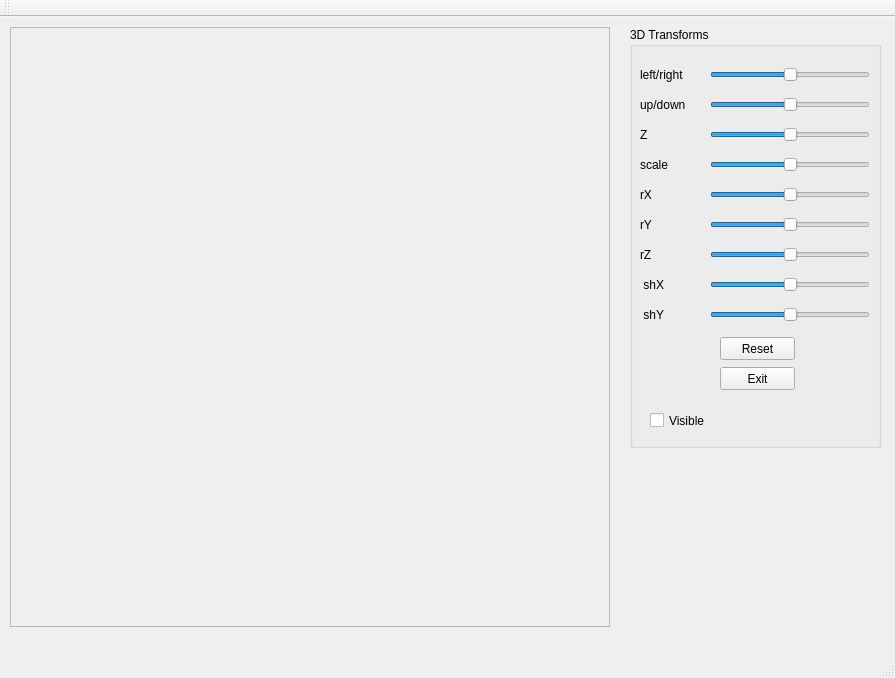
<?xml version="1.0" encoding="UTF-8"?>
<ui version="4.0">
 <class>MyWindow</class>
 <widget class="QMainWindow" name="MyWindow">
  <property name="geometry">
   <rect>
    <x>0</x>
    <y>0</y>
    <width>895</width>
    <height>678</height>
   </rect>
  </property>
  <property name="windowTitle">
   <string>MyWindow</string>
  </property>
  <widget class="QWidget" name="centralWidget">
   <widget class="QFrame" name="rysujFrame">
    <property name="geometry">
     <rect>
      <x>10</x>
      <y>10</y>
      <width>600</width>
      <height>600</height>
     </rect>
    </property>
    <property name="frameShape">
     <enum>QFrame::StyledPanel</enum>
    </property>
    <property name="frameShadow">
     <enum>QFrame::Raised</enum>
    </property>
   </widget>
   <widget class="QGroupBox" name="groupBox">
    <property name="geometry">
     <rect>
      <x>630</x>
      <y>10</y>
      <width>251</width>
      <height>421</height>
     </rect>
    </property>
    <property name="title">
     <string>3D Transforms</string>
    </property>
    <widget class="QPushButton" name="exitButton">
     <property name="geometry">
      <rect>
       <x>90</x>
       <y>340</y>
       <width>75</width>
       <height>23</height>
      </rect>
     </property>
     <property name="text">
      <string>Exit</string>
     </property>
    </widget>
    <widget class="QSlider" name="upDown">
     <property name="geometry">
      <rect>
       <x>80</x>
       <y>70</y>
       <width>160</width>
       <height>16</height>
      </rect>
     </property>
     <property name="minimum">
      <number>0</number>
     </property>
     <property name="maximum">
      <number>99</number>
     </property>
     <property name="singleStep">
      <number>1</number>
     </property>
     <property name="pageStep">
      <number>1</number>
     </property>
     <property name="value">
      <number>50</number>
     </property>
     <property name="orientation">
      <enum>Qt::Horizontal</enum>
     </property>
    </widget>
    <widget class="QSlider" name="leftRigth">
     <property name="geometry">
      <rect>
       <x>80</x>
       <y>40</y>
       <width>160</width>
       <height>16</height>
      </rect>
     </property>
     <property name="minimum">
      <number>0</number>
     </property>
     <property name="maximum">
      <number>99</number>
     </property>
     <property name="singleStep">
      <number>5</number>
     </property>
     <property name="pageStep">
      <number>100</number>
     </property>
     <property name="value">
      <number>50</number>
     </property>
     <property name="sliderPosition">
      <number>50</number>
     </property>
     <property name="tracking">
      <bool>true</bool>
     </property>
     <property name="orientation">
      <enum>Qt::Horizontal</enum>
     </property>
     <property name="invertedAppearance">
      <bool>false</bool>
     </property>
     <property name="invertedControls">
      <bool>false</bool>
     </property>
     <property name="tickPosition">
      <enum>QSlider::NoTicks</enum>
     </property>
    </widget>
    <widget class="QLabel" name="translationLabelY">
     <property name="geometry">
      <rect>
       <x>10</x>
       <y>70</y>
       <width>49</width>
       <height>16</height>
      </rect>
     </property>
     <property name="text">
      <string>up/down</string>
     </property>
    </widget>
    <widget class="QLabel" name="translationLabelX">
     <property name="geometry">
      <rect>
       <x>10</x>
       <y>40</y>
       <width>49</width>
       <height>16</height>
      </rect>
     </property>
     <property name="text">
      <string>left/right</string>
     </property>
    </widget>
    <widget class="QPushButton" name="exitButton_2">
     <property name="geometry">
      <rect>
       <x>90</x>
       <y>310</y>
       <width>75</width>
       <height>23</height>
      </rect>
     </property>
     <property name="text">
      <string>Reset</string>
     </property>
    </widget>
    <widget class="QSlider" name="scale">
     <property name="geometry">
      <rect>
       <x>80</x>
       <y>130</y>
       <width>160</width>
       <height>16</height>
      </rect>
     </property>
     <property name="minimum">
      <number>0</number>
     </property>
     <property name="maximum">
      <number>50</number>
     </property>
     <property name="singleStep">
      <number>1</number>
     </property>
     <property name="pageStep">
      <number>1</number>
     </property>
     <property name="value">
      <number>25</number>
     </property>
     <property name="orientation">
      <enum>Qt::Horizontal</enum>
     </property>
    </widget>
    <widget class="QLabel" name="scaleLabel">
     <property name="geometry">
      <rect>
       <x>10</x>
       <y>130</y>
       <width>49</width>
       <height>16</height>
      </rect>
     </property>
     <property name="text">
      <string>scale</string>
     </property>
    </widget>
    <widget class="QSlider" name="rotation">
     <property name="geometry">
      <rect>
       <x>80</x>
       <y>160</y>
       <width>160</width>
       <height>16</height>
      </rect>
     </property>
     <property name="minimum">
      <number>0</number>
     </property>
     <property name="maximum">
      <number>1256</number>
     </property>
     <property name="singleStep">
      <number>2</number>
     </property>
     <property name="pageStep">
      <number>628</number>
     </property>
     <property name="value">
      <number>628</number>
     </property>
     <property name="sliderPosition">
      <number>628</number>
     </property>
     <property name="tracking">
      <bool>true</bool>
     </property>
     <property name="orientation">
      <enum>Qt::Horizontal</enum>
     </property>
    </widget>
    <widget class="QLabel" name="rotationLabelX">
     <property name="geometry">
      <rect>
       <x>10</x>
       <y>160</y>
       <width>61</width>
       <height>16</height>
      </rect>
     </property>
     <property name="text">
      <string>rX</string>
     </property>
    </widget>
    <widget class="QLabel" name="shXLabel">
     <property name="geometry">
      <rect>
       <x>10</x>
       <y>250</y>
       <width>49</width>
       <height>16</height>
      </rect>
     </property>
     <property name="text">
      <string> shX</string>
     </property>
    </widget>
    <widget class="QSlider" name="shX">
     <property name="geometry">
      <rect>
       <x>80</x>
       <y>250</y>
       <width>160</width>
       <height>16</height>
      </rect>
     </property>
     <property name="minimum">
      <number>0</number>
     </property>
     <property name="maximum">
      <number>200</number>
     </property>
     <property name="singleStep">
      <number>1</number>
     </property>
     <property name="pageStep">
      <number>1</number>
     </property>
     <property name="value">
      <number>100</number>
     </property>
     <property name="orientation">
      <enum>Qt::Horizontal</enum>
     </property>
    </widget>
    <widget class="QLabel" name="shYLabel">
     <property name="geometry">
      <rect>
       <x>10</x>
       <y>280</y>
       <width>49</width>
       <height>16</height>
      </rect>
     </property>
     <property name="text">
      <string> shY</string>
     </property>
    </widget>
    <widget class="QSlider" name="shY">
     <property name="geometry">
      <rect>
       <x>80</x>
       <y>280</y>
       <width>160</width>
       <height>16</height>
      </rect>
     </property>
     <property name="minimum">
      <number>0</number>
     </property>
     <property name="maximum">
      <number>200</number>
     </property>
     <property name="singleStep">
      <number>1</number>
     </property>
     <property name="pageStep">
      <number>1</number>
     </property>
     <property name="value">
      <number>100</number>
     </property>
     <property name="orientation">
      <enum>Qt::Horizontal</enum>
     </property>
    </widget>
    <widget class="QLabel" name="translationLabelZ">
     <property name="geometry">
      <rect>
       <x>10</x>
       <y>100</y>
       <width>49</width>
       <height>16</height>
      </rect>
     </property>
     <property name="text">
      <string>Z</string>
     </property>
    </widget>
    <widget class="QSlider" name="Zslider">
     <property name="geometry">
      <rect>
       <x>80</x>
       <y>100</y>
       <width>160</width>
       <height>16</height>
      </rect>
     </property>
     <property name="minimum">
      <number>0</number>
     </property>
     <property name="maximum">
      <number>99</number>
     </property>
     <property name="singleStep">
      <number>1</number>
     </property>
     <property name="pageStep">
      <number>1</number>
     </property>
     <property name="value">
      <number>50</number>
     </property>
     <property name="orientation">
      <enum>Qt::Horizontal</enum>
     </property>
    </widget>
    <widget class="QLabel" name="rotationLabelY">
     <property name="geometry">
      <rect>
       <x>10</x>
       <y>190</y>
       <width>71</width>
       <height>16</height>
      </rect>
     </property>
     <property name="text">
      <string>rY</string>
     </property>
    </widget>
    <widget class="QSlider" name="rotationY">
     <property name="geometry">
      <rect>
       <x>80</x>
       <y>190</y>
       <width>160</width>
       <height>16</height>
      </rect>
     </property>
     <property name="minimum">
      <number>0</number>
     </property>
     <property name="maximum">
      <number>1256</number>
     </property>
     <property name="singleStep">
      <number>1</number>
     </property>
     <property name="pageStep">
      <number>1</number>
     </property>
     <property name="value">
      <number>628</number>
     </property>
     <property name="orientation">
      <enum>Qt::Horizontal</enum>
     </property>
    </widget>
    <widget class="QSlider" name="rotationZ">
     <property name="geometry">
      <rect>
       <x>80</x>
       <y>220</y>
       <width>160</width>
       <height>16</height>
      </rect>
     </property>
     <property name="minimum">
      <number>0</number>
     </property>
     <property name="maximum">
      <number>1256</number>
     </property>
     <property name="singleStep">
      <number>1</number>
     </property>
     <property name="pageStep">
      <number>1</number>
     </property>
     <property name="value">
      <number>628</number>
     </property>
     <property name="orientation">
      <enum>Qt::Horizontal</enum>
     </property>
    </widget>
    <widget class="QLabel" name="rotationLabelY_2">
     <property name="geometry">
      <rect>
       <x>10</x>
       <y>220</y>
       <width>71</width>
       <height>16</height>
      </rect>
     </property>
     <property name="text">
      <string>rZ</string>
     </property>
    </widget>
    <widget class="QCheckBox" name="checkBox">
     <property name="geometry">
      <rect>
       <x>20</x>
       <y>380</y>
       <width>102</width>
       <height>27</height>
      </rect>
     </property>
     <property name="text">
      <string>Visible</string>
     </property>
    </widget>
   </widget>
  </widget>
  <widget class="QToolBar" name="mainToolBar">
   <attribute name="toolBarArea">
    <enum>TopToolBarArea</enum>
   </attribute>
   <attribute name="toolBarBreak">
    <bool>false</bool>
   </attribute>
  </widget>
  <widget class="QStatusBar" name="statusBar"/>
  <widget class="QMenuBar" name="menuBar">
   <property name="geometry">
    <rect>
     <x>0</x>
     <y>0</y>
     <width>895</width>
     <height>29</height>
    </rect>
   </property>
  </widget>
 </widget>
 <layoutdefault spacing="6" margin="11"/>
 <resources/>
 <connections/>
</ui>
